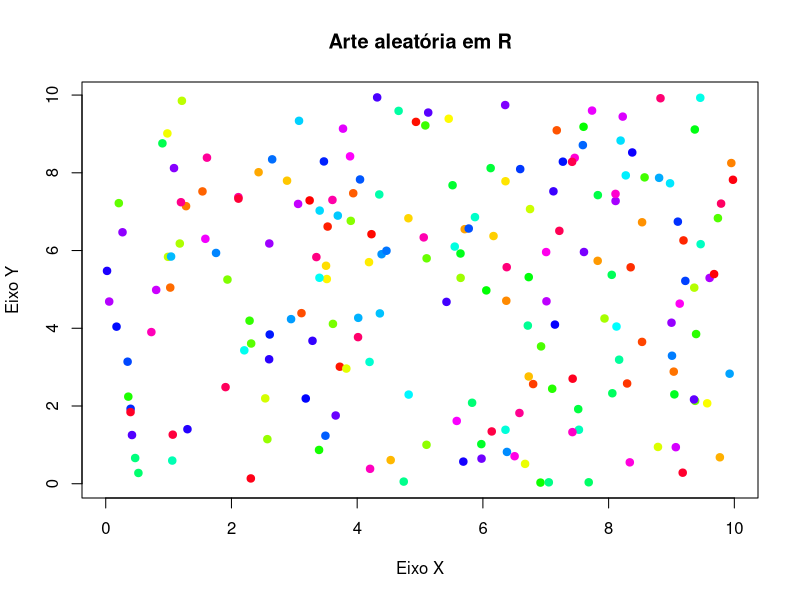

This figure's R source:
# Análise R

x <- runif(200, min = 0, max = 10)
y <- runif(200, min = 0, max = 10)

cores <- rainbow(200)

plot(x, y,
     col = cores,
     pch = 19,
     main = "Arte aleatória em R",
     xlab = "Eixo X",
     ylab = "Eixo Y")
